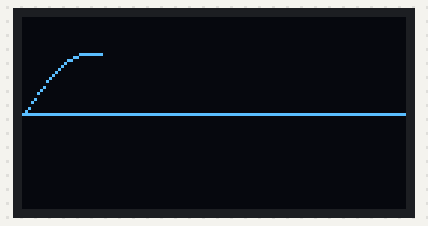
Simulated run of this program. Board: Raspberry Pi Pico running MicroPython. On the bench: 128×64 one-colour display. Library files of the repository ran but are not shown: ssd1306.py.

Above: at 0.9 s.
At 2.2 s:
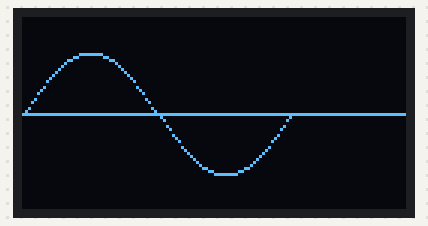
At 3.0 s:
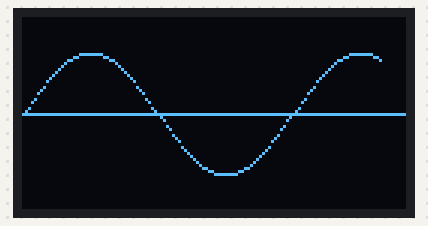

Measured:
- by itself, everything shown: repeats every 3.0 s, in 5 steps
- what the display in image 1 shows lasts 0.7 s, from 2.2 s to 2.9 s

The program:

lcd3.py
```python
"""
Sine Wave Display on SSD1306 OLED with Raspberry Pi Pico

- 機能:
  - I2C 接続で SSD1306 OLED ディスプレイを初期化。
  - サイン波を計算してリアルタイムで描画。

- ハードウェア構成:
  - SDA ピン: GPIO 0
  - SCL ピン: GPIO 1
  - OLED 解像度: 128x64

- 動作:
  角度 0°～500°のサイン波を描画。
"""

import math
import time
from machine import Pin, I2C
import ssd1306

# 定数
OLED_WIDTH = 128
OLED_HEIGHT = 64
CENTER_Y = OLED_HEIGHT // 2  # Y軸の中心
I2C_FREQ = 400000
STEP_ANGLE = 4  # サイン波を描画する角度のステップ

def initialize_oled(sda_pin=0, scl_pin=1):
    """
    SSD1306 OLED を初期化します。
    Args:
        sda_pin (int): SDA ピン番号。
        scl_pin (int): SCL ピン番号。
    Returns:
        SSD1306_I2C: OLED ディスプレイオブジェクト。
    """
    i2c = I2C(0, scl=Pin(scl_pin), sda=Pin(sda_pin), freq=I2C_FREQ)
    return ssd1306.SSD1306_I2C(OLED_WIDTH, OLED_HEIGHT, i2c)

def draw_sine_wave(oled, max_angle=500, step=STEP_ANGLE):
    """
    SSD1306 OLED 上にサイン波を描画します。
    Args:
        oled (SSD1306_I2C): OLED ディスプレイオブジェクト。
        max_angle (int): サイン波を計算する最大角度。
        step (int): サイン波を計算する角度のステップサイズ。
    """
    oled.fill(0)  # 画面クリア
    oled.hline(0, CENTER_Y, OLED_WIDTH, 1)  # 中心線を描画
    x_pos = 0

    for angle in range(0, max_angle, step):
        sine_value = math.sin(math.radians(angle))
        y_pos = CENTER_Y - int(sine_value * (OLED_HEIGHT // 3))  # スケール調整
        oled.pixel(x_pos, y_pos, 1)
        x_pos += 1
        if x_pos >= OLED_WIDTH:  # 幅を超えたら終了
            break
        # time.sleep(0.05)
        oled.show()

# メイン処理
if __name__ == "__main__":
    oled_display = initialize_oled()
    while True:
        draw_sine_wave(oled_display)
        oled_display.fill(0)  # 画面クリア
```
